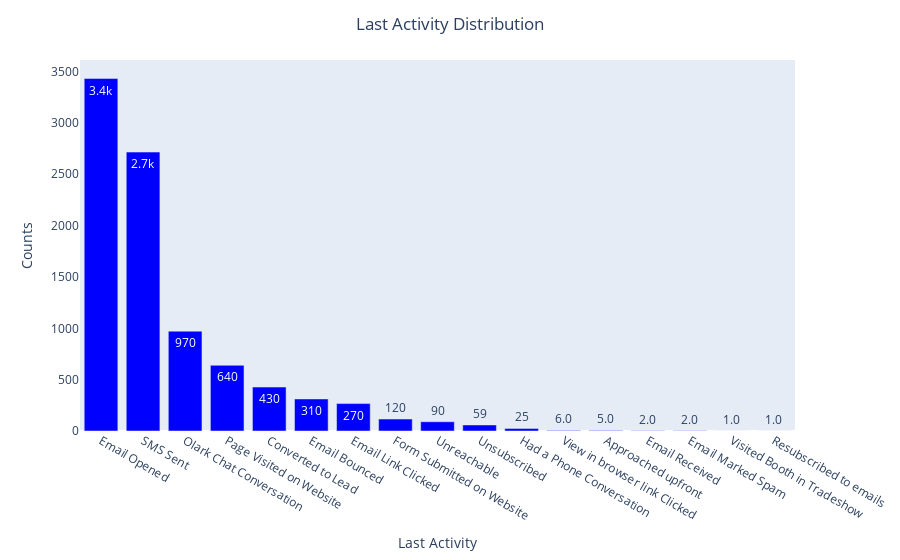

Notebook source saved alongside this figure:
### Code cell
barplot('Last Activity')

### Figure 1 — Plotly figure (JSON) as saved in the notebook; plotly's stock layout.template omitted (floating-point values rounded to 4 significant figures)
{"data": [{"alignmentgroup": "True", "hovertemplate": "x=%{x}<br>y=%{y}<extra></extra>", "legendgroup": "", "marker": {"color": "blue", "pattern": {"shape": ""}}, "name": "", "offsetgroup": "", "orientation": "v", "showlegend": false, "textposition": "auto", "texttemplate": "%{y:.2s}", "type": "bar", "x": ["Email Opened", "SMS Sent", "Olark Chat Conversation", "Page Visited on Website", "Converted to Lead", "Email Bounced", "Email Link Clicked", "Form Submitted on Website", "Unreachable", "Unsubscribed", "Had a Phone Conversation", "View in browser link Clicked", "Approached upfront", "Email Received", "Email Marked Spam", "Visited Booth in Tradeshow", "Resubscribed to emails"], "xaxis": "x", "y": [3432, 2716, 972, 640, 428, 312, 267, 116, 90, 59, 25, 6, 5, 2, 2, 1, 1], "yaxis": "y"}], "layout": {"barmode": "relative", "legend": {"tracegroupgap": 0}, "margin": {"t": 60}, "showlegend": false, "title": {"text": "Last Activity Distribution", "x": 0.5}, "xaxis": {"anchor": "y", "domain": [0, 1], "showgrid": false, "title": {"text": "Last Activity"}}, "yaxis": {"anchor": "x", "domain": [0, 1], "showgrid": false, "title": {"text": "Counts"}}}}
